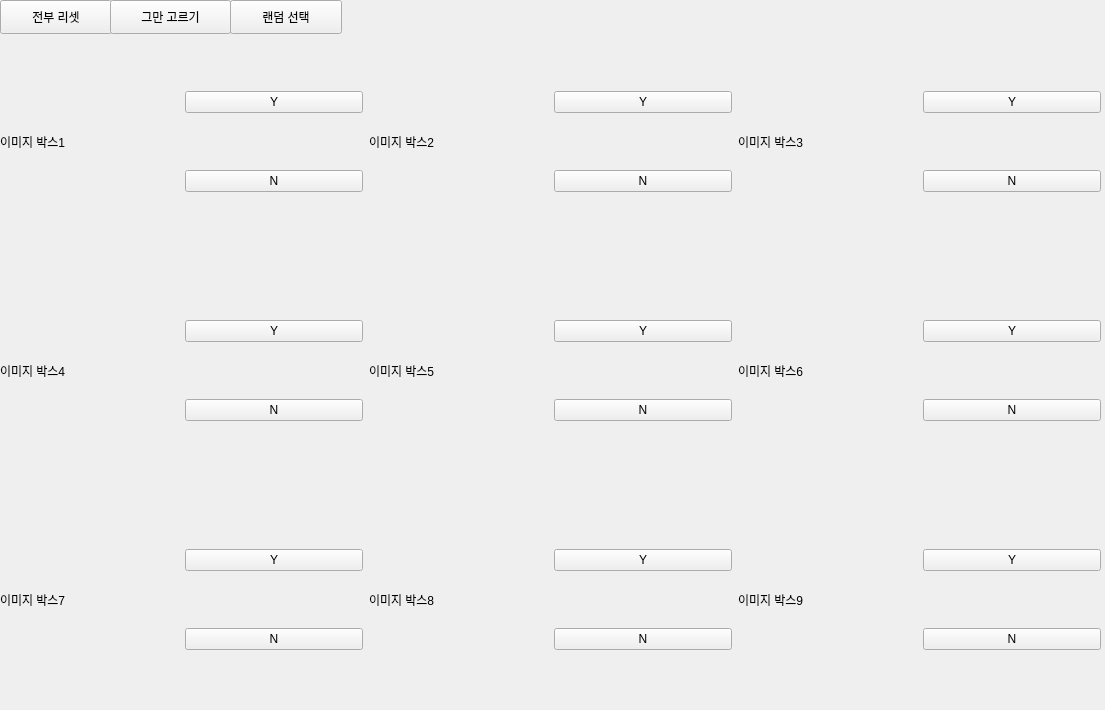
<?xml version="1.0" encoding="UTF-8"?>
<ui version="4.0">
 <class>Form</class>
 <widget class="QWidget" name="Form">
  <property name="geometry">
   <rect>
    <x>0</x>
    <y>0</y>
    <width>1105</width>
    <height>710</height>
   </rect>
  </property>
  <property name="windowTitle">
   <string>Form</string>
  </property>
  <widget class="QWidget" name="gridLayoutWidget">
   <property name="geometry">
    <rect>
     <x>-20</x>
     <y>40</y>
     <width>1121</width>
     <height>661</height>
    </rect>
   </property>
   <layout class="QGridLayout" name="gridLayout">
    <item row="1" column="4">
     <spacer name="horizontalSpacer_2">
      <property name="orientation">
       <enum>Qt::Horizontal</enum>
      </property>
      <property name="sizeHint" stdset="0">
       <size>
        <width>40</width>
        <height>20</height>
       </size>
      </property>
     </spacer>
    </item>
    <item row="3" column="5">
     <spacer name="horizontalSpacer_5">
      <property name="orientation">
       <enum>Qt::Horizontal</enum>
      </property>
      <property name="sizeHint" stdset="0">
       <size>
        <width>40</width>
        <height>20</height>
       </size>
      </property>
     </spacer>
    </item>
    <item row="1" column="6">
     <spacer name="horizontalSpacer_6">
      <property name="orientation">
       <enum>Qt::Horizontal</enum>
      </property>
      <property name="sizeHint" stdset="0">
       <size>
        <width>40</width>
        <height>20</height>
       </size>
      </property>
     </spacer>
    </item>
    <item row="1" column="2">
     <spacer name="horizontalSpacer">
      <property name="orientation">
       <enum>Qt::Horizontal</enum>
      </property>
      <property name="sizeHint" stdset="0">
       <size>
        <width>40</width>
        <height>20</height>
       </size>
      </property>
     </spacer>
    </item>
    <item row="4" column="1">
     <widget class="QLabel" name="img_box_7">
      <property name="text">
       <string>이미지 박스7</string>
      </property>
     </widget>
    </item>
    <item row="4" column="3">
     <widget class="QLabel" name="img_box_8">
      <property name="text">
       <string>이미지 박스8</string>
      </property>
     </widget>
    </item>
    <item row="4" column="5">
     <widget class="QLabel" name="img_box_9">
      <property name="text">
       <string>이미지 박스9</string>
      </property>
     </widget>
    </item>
    <item row="2" column="5">
     <widget class="QLabel" name="img_box_6">
      <property name="text">
       <string>이미지 박스6</string>
      </property>
     </widget>
    </item>
    <item row="3" column="3">
     <spacer name="horizontalSpacer_4">
      <property name="orientation">
       <enum>Qt::Horizontal</enum>
      </property>
      <property name="sizeHint" stdset="0">
       <size>
        <width>40</width>
        <height>20</height>
       </size>
      </property>
     </spacer>
    </item>
    <item row="0" column="1">
     <widget class="QLabel" name="img_box_1">
      <property name="text">
       <string>이미지 박스1</string>
      </property>
     </widget>
    </item>
    <item row="0" column="5">
     <widget class="QLabel" name="img_box_3">
      <property name="text">
       <string>이미지 박스3</string>
      </property>
     </widget>
    </item>
    <item row="2" column="3">
     <widget class="QLabel" name="img_box_5">
      <property name="text">
       <string>이미지 박스5</string>
      </property>
     </widget>
    </item>
    <item row="2" column="1">
     <widget class="QLabel" name="img_box_4">
      <property name="text">
       <string>이미지 박스4</string>
      </property>
     </widget>
    </item>
    <item row="2" column="0">
     <spacer name="verticalSpacer_6">
      <property name="orientation">
       <enum>Qt::Vertical</enum>
      </property>
      <property name="sizeHint" stdset="0">
       <size>
        <width>20</width>
        <height>40</height>
       </size>
      </property>
     </spacer>
    </item>
    <item row="0" column="0">
     <spacer name="verticalSpacer_8">
      <property name="orientation">
       <enum>Qt::Vertical</enum>
      </property>
      <property name="sizeHint" stdset="0">
       <size>
        <width>20</width>
        <height>40</height>
       </size>
      </property>
     </spacer>
    </item>
    <item row="0" column="3">
     <widget class="QLabel" name="img_box_2">
      <property name="text">
       <string>이미지 박스2</string>
      </property>
     </widget>
    </item>
    <item row="4" column="0">
     <spacer name="verticalSpacer_4">
      <property name="orientation">
       <enum>Qt::Vertical</enum>
      </property>
      <property name="sizeHint" stdset="0">
       <size>
        <width>20</width>
        <height>40</height>
       </size>
      </property>
     </spacer>
    </item>
    <item row="4" column="6">
     <layout class="QVBoxLayout" name="verticalLayout_9">
      <item>
       <widget class="QPushButton" name="y9">
        <property name="text">
         <string>Y</string>
        </property>
       </widget>
      </item>
      <item>
       <widget class="QPushButton" name="n9">
        <property name="text">
         <string>N</string>
        </property>
       </widget>
      </item>
     </layout>
    </item>
    <item row="0" column="2">
     <layout class="QVBoxLayout" name="verticalLayout">
      <item>
       <widget class="QPushButton" name="y1">
        <property name="text">
         <string>Y</string>
        </property>
       </widget>
      </item>
      <item>
       <widget class="QPushButton" name="n1">
        <property name="text">
         <string>N</string>
        </property>
       </widget>
      </item>
     </layout>
    </item>
    <item row="3" column="1">
     <spacer name="horizontalSpacer_3">
      <property name="orientation">
       <enum>Qt::Horizontal</enum>
      </property>
      <property name="sizeHint" stdset="0">
       <size>
        <width>40</width>
        <height>20</height>
       </size>
      </property>
     </spacer>
    </item>
    <item row="0" column="4">
     <layout class="QVBoxLayout" name="verticalLayout_2">
      <item>
       <widget class="QPushButton" name="y2">
        <property name="text">
         <string>Y</string>
        </property>
       </widget>
      </item>
      <item>
       <widget class="QPushButton" name="n2">
        <property name="text">
         <string>N</string>
        </property>
       </widget>
      </item>
     </layout>
    </item>
    <item row="2" column="2">
     <layout class="QVBoxLayout" name="verticalLayout_4">
      <item>
       <widget class="QPushButton" name="y4">
        <property name="text">
         <string>Y</string>
        </property>
       </widget>
      </item>
      <item>
       <widget class="QPushButton" name="n4">
        <property name="text">
         <string>N</string>
        </property>
       </widget>
      </item>
     </layout>
    </item>
    <item row="2" column="4">
     <layout class="QVBoxLayout" name="verticalLayout_5">
      <item>
       <widget class="QPushButton" name="y5">
        <property name="text">
         <string>Y</string>
        </property>
       </widget>
      </item>
      <item>
       <widget class="QPushButton" name="n5">
        <property name="text">
         <string>N</string>
        </property>
       </widget>
      </item>
     </layout>
    </item>
    <item row="0" column="6">
     <layout class="QVBoxLayout" name="verticalLayout_3">
      <item>
       <widget class="QPushButton" name="y3">
        <property name="text">
         <string>Y</string>
        </property>
       </widget>
      </item>
      <item>
       <widget class="QPushButton" name="n3">
        <property name="text">
         <string>N</string>
        </property>
       </widget>
      </item>
     </layout>
    </item>
    <item row="4" column="4">
     <layout class="QVBoxLayout" name="verticalLayout_8">
      <item>
       <widget class="QPushButton" name="y8">
        <property name="text">
         <string>Y</string>
        </property>
       </widget>
      </item>
      <item>
       <widget class="QPushButton" name="n8">
        <property name="text">
         <string>N</string>
        </property>
       </widget>
      </item>
     </layout>
    </item>
    <item row="4" column="2">
     <layout class="QVBoxLayout" name="verticalLayout_7">
      <item>
       <widget class="QPushButton" name="y7">
        <property name="text">
         <string>Y</string>
        </property>
       </widget>
      </item>
      <item>
       <widget class="QPushButton" name="n7">
        <property name="text">
         <string>N</string>
        </property>
       </widget>
      </item>
     </layout>
    </item>
    <item row="2" column="6">
     <layout class="QVBoxLayout" name="verticalLayout_6">
      <item>
       <widget class="QPushButton" name="y6">
        <property name="text">
         <string>Y</string>
        </property>
       </widget>
      </item>
      <item>
       <widget class="QPushButton" name="n6">
        <property name="text">
         <string>N</string>
        </property>
       </widget>
      </item>
     </layout>
    </item>
   </layout>
  </widget>
  <widget class="QPushButton" name="reset_all">
   <property name="geometry">
    <rect>
     <x>0</x>
     <y>0</y>
     <width>112</width>
     <height>34</height>
    </rect>
   </property>
   <property name="text">
    <string>전부 리셋</string>
   </property>
  </widget>
  <widget class="QPushButton" name="random_start">
   <property name="geometry">
    <rect>
     <x>230</x>
     <y>0</y>
     <width>112</width>
     <height>34</height>
    </rect>
   </property>
   <property name="text">
    <string>랜덤 선택</string>
   </property>
  </widget>
  <widget class="QPushButton" name="stop">
   <property name="geometry">
    <rect>
     <x>110</x>
     <y>0</y>
     <width>121</width>
     <height>34</height>
    </rect>
   </property>
   <property name="text">
    <string>그만 고르기</string>
   </property>
  </widget>
  <widget class="QLabel" name="count_label">
   <property name="geometry">
    <rect>
     <x>940</x>
     <y>0</y>
     <width>161</width>
     <height>41</height>
    </rect>
   </property>
   <property name="text">
    <string/>
   </property>
  </widget>
 </widget>
 <resources/>
 <connections>
  <connection>
   <sender>n1</sender>
   <signal>clicked()</signal>
   <receiver>Form</receiver>
   <slot>r_one()</slot>
   <hints>
    <hint type="sourcelabel">
     <x>261</x>
     <y>168</y>
    </hint>
    <hint type="destinationlabel">
     <x>542</x>
     <y>8</y>
    </hint>
   </hints>
  </connection>
  <connection>
   <sender>n2</sender>
   <signal>clicked()</signal>
   <receiver>Form</receiver>
   <slot>r_two()</slot>
   <hints>
    <hint type="sourcelabel">
     <x>672</x>
     <y>174</y>
    </hint>
    <hint type="destinationlabel">
     <x>717</x>
     <y>13</y>
    </hint>
   </hints>
  </connection>
  <connection>
   <sender>n3</sender>
   <signal>clicked()</signal>
   <receiver>Form</receiver>
   <slot>r_three()</slot>
   <hints>
    <hint type="sourcelabel">
     <x>987</x>
     <y>178</y>
    </hint>
    <hint type="destinationlabel">
     <x>800</x>
     <y>22</y>
    </hint>
   </hints>
  </connection>
  <connection>
   <sender>n4</sender>
   <signal>clicked()</signal>
   <receiver>Form</receiver>
   <slot>r_four()</slot>
   <hints>
    <hint type="sourcelabel">
     <x>314</x>
     <y>407</y>
    </hint>
    <hint type="destinationlabel">
     <x>854</x>
     <y>12</y>
    </hint>
   </hints>
  </connection>
  <connection>
   <sender>n5</sender>
   <signal>clicked()</signal>
   <receiver>Form</receiver>
   <slot>r_five()</slot>
   <hints>
    <hint type="sourcelabel">
     <x>644</x>
     <y>405</y>
    </hint>
    <hint type="destinationlabel">
     <x>737</x>
     <y>27</y>
    </hint>
   </hints>
  </connection>
  <connection>
   <sender>n6</sender>
   <signal>clicked()</signal>
   <receiver>Form</receiver>
   <slot>r_six()</slot>
   <hints>
    <hint type="sourcelabel">
     <x>961</x>
     <y>412</y>
    </hint>
    <hint type="destinationlabel">
     <x>914</x>
     <y>15</y>
    </hint>
   </hints>
  </connection>
  <connection>
   <sender>n7</sender>
   <signal>clicked()</signal>
   <receiver>Form</receiver>
   <slot>r_seven()</slot>
   <hints>
    <hint type="sourcelabel">
     <x>279</x>
     <y>642</y>
    </hint>
    <hint type="destinationlabel">
     <x>517</x>
     <y>4</y>
    </hint>
   </hints>
  </connection>
  <connection>
   <sender>n8</sender>
   <signal>clicked()</signal>
   <receiver>Form</receiver>
   <slot>r_eight()</slot>
   <hints>
    <hint type="sourcelabel">
     <x>646</x>
     <y>642</y>
    </hint>
    <hint type="destinationlabel">
     <x>705</x>
     <y>1</y>
    </hint>
   </hints>
  </connection>
  <connection>
   <sender>n9</sender>
   <signal>clicked()</signal>
   <receiver>Form</receiver>
   <slot>r_nine()</slot>
   <hints>
    <hint type="sourcelabel">
     <x>1012</x>
     <y>642</y>
    </hint>
    <hint type="destinationlabel">
     <x>989</x>
     <y>12</y>
    </hint>
   </hints>
  </connection>
  <connection>
   <sender>reset_all</sender>
   <signal>clicked()</signal>
   <receiver>Form</receiver>
   <slot>r_ten()</slot>
   <hints>
    <hint type="sourcelabel">
     <x>84</x>
     <y>17</y>
    </hint>
    <hint type="destinationlabel">
     <x>156</x>
     <y>9</y>
    </hint>
   </hints>
  </connection>
  <connection>
   <sender>y1</sender>
   <signal>clicked()</signal>
   <receiver>Form</receiver>
   <slot>p_one()</slot>
   <hints>
    <hint type="sourcelabel">
     <x>279</x>
     <y>96</y>
    </hint>
    <hint type="destinationlabel">
     <x>552</x>
     <y>354</y>
    </hint>
   </hints>
  </connection>
  <connection>
   <sender>y2</sender>
   <signal>clicked()</signal>
   <receiver>Form</receiver>
   <slot>p_two()</slot>
   <hints>
    <hint type="sourcelabel">
     <x>646</x>
     <y>96</y>
    </hint>
    <hint type="destinationlabel">
     <x>552</x>
     <y>354</y>
    </hint>
   </hints>
  </connection>
  <connection>
   <sender>y7</sender>
   <signal>clicked()</signal>
   <receiver>Form</receiver>
   <slot>p_seven()</slot>
   <hints>
    <hint type="sourcelabel">
     <x>279</x>
     <y>561</y>
    </hint>
    <hint type="destinationlabel">
     <x>552</x>
     <y>354</y>
    </hint>
   </hints>
  </connection>
  <connection>
   <sender>y6</sender>
   <signal>clicked()</signal>
   <receiver>Form</receiver>
   <slot>p_six()</slot>
   <hints>
    <hint type="sourcelabel">
     <x>1012</x>
     <y>328</y>
    </hint>
    <hint type="destinationlabel">
     <x>552</x>
     <y>354</y>
    </hint>
   </hints>
  </connection>
  <connection>
   <sender>y8</sender>
   <signal>clicked()</signal>
   <receiver>Form</receiver>
   <slot>p_eight()</slot>
   <hints>
    <hint type="sourcelabel">
     <x>646</x>
     <y>561</y>
    </hint>
    <hint type="destinationlabel">
     <x>552</x>
     <y>354</y>
    </hint>
   </hints>
  </connection>
  <connection>
   <sender>y5</sender>
   <signal>clicked()</signal>
   <receiver>Form</receiver>
   <slot>p_five()</slot>
   <hints>
    <hint type="sourcelabel">
     <x>646</x>
     <y>328</y>
    </hint>
    <hint type="destinationlabel">
     <x>552</x>
     <y>354</y>
    </hint>
   </hints>
  </connection>
  <connection>
   <sender>y4</sender>
   <signal>clicked()</signal>
   <receiver>Form</receiver>
   <slot>p_four()</slot>
   <hints>
    <hint type="sourcelabel">
     <x>279</x>
     <y>328</y>
    </hint>
    <hint type="destinationlabel">
     <x>552</x>
     <y>354</y>
    </hint>
   </hints>
  </connection>
  <connection>
   <sender>y9</sender>
   <signal>clicked()</signal>
   <receiver>Form</receiver>
   <slot>p_nine()</slot>
   <hints>
    <hint type="sourcelabel">
     <x>1012</x>
     <y>561</y>
    </hint>
    <hint type="destinationlabel">
     <x>552</x>
     <y>354</y>
    </hint>
   </hints>
  </connection>
  <connection>
   <sender>y3</sender>
   <signal>clicked()</signal>
   <receiver>Form</receiver>
   <slot>p_three()</slot>
   <hints>
    <hint type="sourcelabel">
     <x>1012</x>
     <y>96</y>
    </hint>
    <hint type="destinationlabel">
     <x>552</x>
     <y>354</y>
    </hint>
   </hints>
  </connection>
  <connection>
   <sender>random_start</sender>
   <signal>released()</signal>
   <receiver>Form</receiver>
   <slot>go_last_page()</slot>
   <hints>
    <hint type="sourcelabel">
     <x>285</x>
     <y>16</y>
    </hint>
    <hint type="destinationlabel">
     <x>552</x>
     <y>354</y>
    </hint>
   </hints>
  </connection>
  <connection>
   <sender>stop</sender>
   <signal>released()</signal>
   <receiver>Form</receiver>
   <slot>go_last_page()</slot>
   <hints>
    <hint type="sourcelabel">
     <x>170</x>
     <y>16</y>
    </hint>
    <hint type="destinationlabel">
     <x>552</x>
     <y>354</y>
    </hint>
   </hints>
  </connection>
  <connection>
   <sender>random_start</sender>
   <signal>clicked()</signal>
   <receiver>Form</receiver>
   <slot>random()</slot>
   <hints>
    <hint type="sourcelabel">
     <x>285</x>
     <y>16</y>
    </hint>
    <hint type="destinationlabel">
     <x>552</x>
     <y>354</y>
    </hint>
   </hints>
  </connection>
 </connections>
 <slots>
  <slot>btn_second_to_main()</slot>
  <slot>p_one()</slot>
  <slot>p_two()</slot>
  <slot>p_three()</slot>
  <slot>p_four()</slot>
  <slot>p_five()</slot>
  <slot>p_six()</slot>
  <slot>p_seven()</slot>
  <slot>p_eight()</slot>
  <slot>p_nine()</slot>
  <slot>r_ten()</slot>
  <slot>go_last_page()</slot>
  <slot>random()</slot>
  <slot>r_one()</slot>
  <slot>r_two()</slot>
  <slot>r_three()</slot>
  <slot>r_four()</slot>
  <slot>r_five()</slot>
  <slot>r_six()</slot>
  <slot>r_seven()</slot>
  <slot>r_eight()</slot>
  <slot>r_nine()</slot>
 </slots>
</ui>
